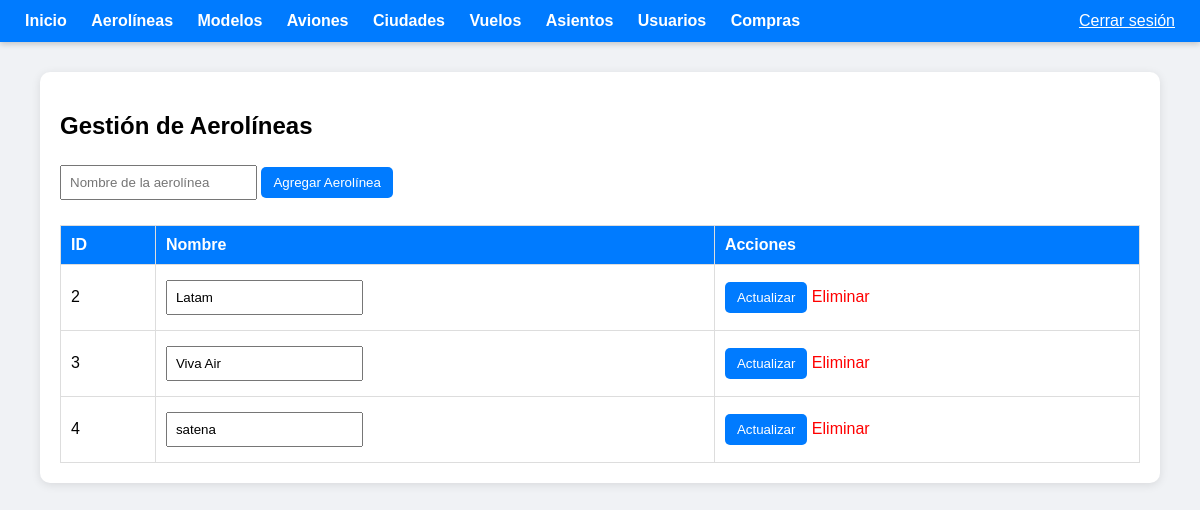
Screenshot of /vista/admin/aerolineas.php (signed in) with the database file from the repository.
### tables this page shows
CREATE TABLE `tb_aerolinea` (
  `id_aerolinea` int(11) NOT NULL,
  `nombre_aerolinea` varchar(100) NOT NULL
);

### vista/admin/aerolineas.php (the view, shortened to what this page needs)
<?php
include __DIR__ . '/includes/header.php';
include __DIR__ . '/includes/conexion_admin.php';
$result = $conexion->query("SELECT * FROM tb_aerolinea ORDER BY id_aerolinea ASC");
?>
<h2>Gestión de Aerolíneas</h2>
<form method="POST" style="margin-bottom:20px;">
    <input type="text" name="nombre" placeholder="Nombre de la aerolínea" required>
    <input type="submit" name="agregar" value="Agregar Aerolínea">
</form>
<table>
<tr><th>ID</th><th>Nombre</th><th>Acciones</th></tr>
<?php while ($row = $result->fetch_assoc()): ?>
<tr>
<form method="POST">
    <td><?= $row['id_aerolinea'] ?></td>
    <td><input type="text" name="nombre" value="<?= htmlspecialchars($row['nombre_aerolinea']) ?>"></td>
    <td>
        <input type="submit" name="editar" value="Actualizar">
        <a class="delete" href="?eliminar=<?= $row['id_aerolinea'] ?>" onclick="return confirm('¿Eliminar esta aerolínea?')">Eliminar</a>
    </td>
</form>
</tr>
<?php endwhile; ?>
</table>
<?php include __DIR__ . '/includes/footer.php'; ?>

### vista/admin/includes/header.php (style rules this page uses)
body { font-family: Arial, sans-serif; background: #f0f2f5; margin: 0; }
table { width: 100%; border-collapse: collapse; margin-top: 20px; }
th, td { padding: 10px; border: 1px solid #ddd; text-align: left; }
th { background: #007bff; color: white; }
input, select { padding: 8px; margin: 5px 0; }
input[type=submit], button { background: #007bff; color: white; border: none; border-radius: 5px; padding: 8px 12px; cursor: pointer; }
a.delete { color: red; text-decoration: none; }

### rows the page displays
tb_aerolinea: id_aerolinea "2", nombre "Latam"
tb_aerolinea: id_aerolinea "3", nombre "Viva Air"
tb_aerolinea: id_aerolinea "4", nombre "satena"
